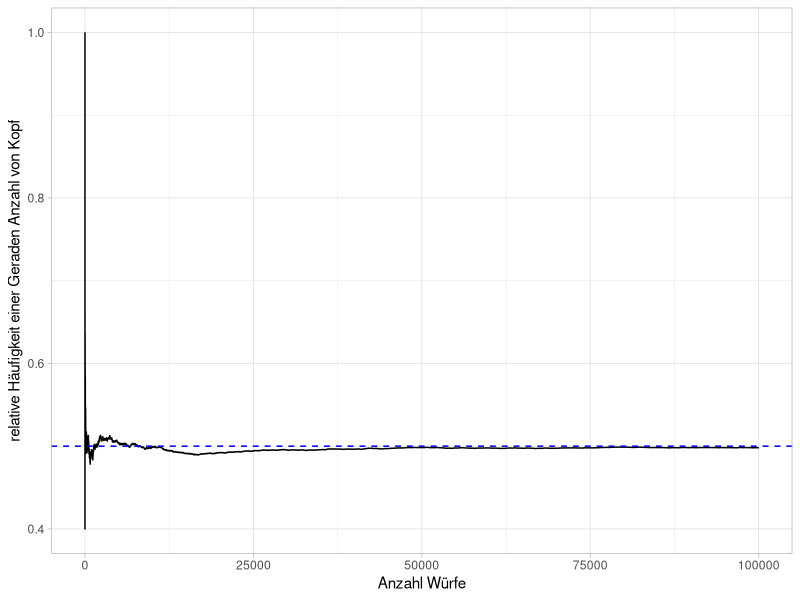

Recreate this plot in R.
library(ggplot2)
n <- 1e5 # Gesamtanzahl Würfe
df <- data.frame(
  anzahl_wuerfe = 1:n, # Anzahl Würfe
  abs_hf = cumsum(cumsum( # kummulierte absolute Häufigkeit
    sample(1:2, n, replace = TRUE ) == 2)%%2 == 0)
)
p <- ggplot(df, aes(x = anzahl_wuerfe,
                    y = abs_hf / anzahl_wuerfe)) +
  geom_line() +
  geom_hline(yintercept = 1 / 2, colour = "blue",
             linetype = 2) +
  xlab("Anzahl Würfe") +
  ylab("relative Häufigkeit einer Geraden Anzahl von Kopf") +
  theme_light()
print(p) # die Grafik p kann so erneut verwendet werden
